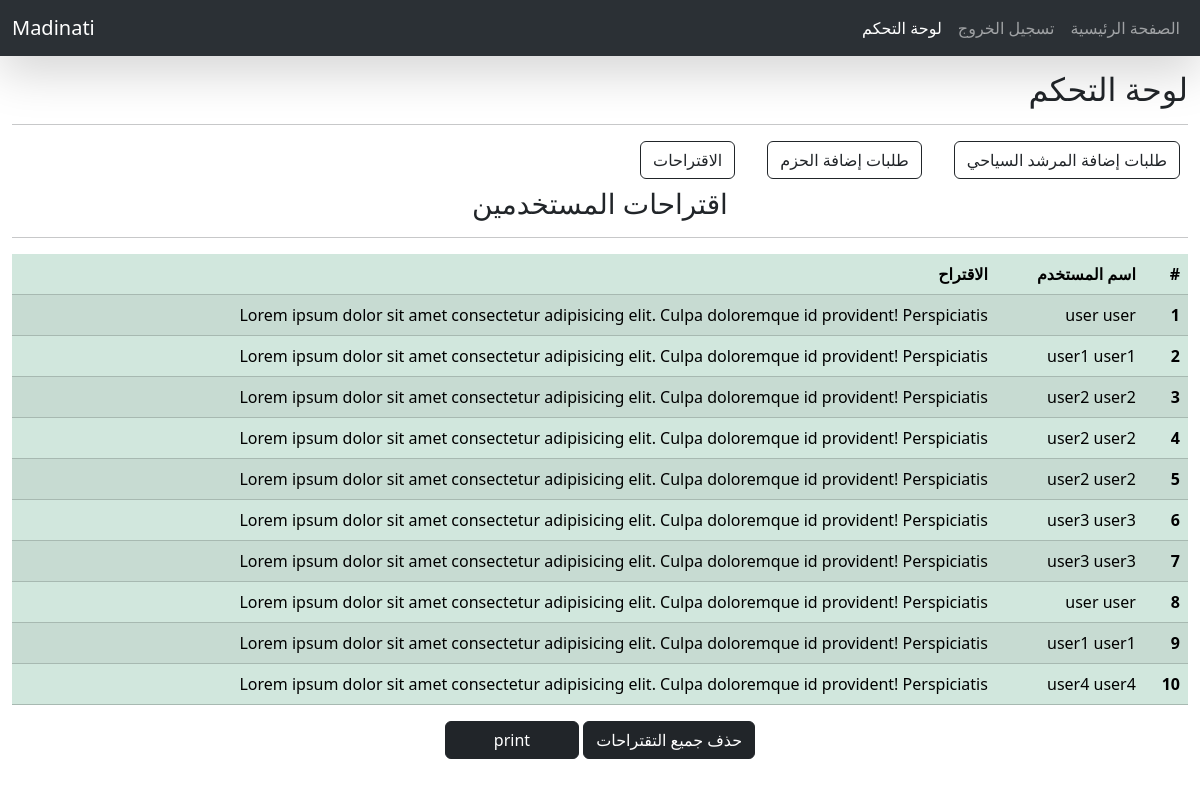
The page /admin/dashboard/feedbacks.php (signed in) on the database its author committed.
### tables this page shows
CREATE TABLE IF NOT EXISTS feedbacks (
	id_feedback int not null unique auto_increment,
    id_user int not null,
    feedback_text varchar(1000)not null,
    
    PRIMARY KEY (id_feedback),
    CONSTRAINT feedbacks_users_fk FOREIGN KEY (id_user) REFERENCES users (id_user) ON DELETE CASCADE
);

### includes/feedback-show.php (the view)
<div>
  <h3 class="text-center">اقتراحات المستخدمين</h3>
  <hr>
  <table class="table table-success table-striped" dir="rtl">
    <thead>
      <tr>
        <th scope="col">#</th>
        <th scope="col">اسم المستخدم</th>
        <th scope="col">الاقتراح</th>
      </tr>
    </thead>
    <tbody>
      <?php
      foreach ($feedbacks as $feedback) {
        echo '
        <tr>
        <th scope="row">' . $feedback['id_feedback'] . '</th>
        <td>' . $feedback['user_name'] . '</td>
        <td>' . $feedback['feedback_text'] . '</td>
      </tr>
        ';
      }
      ?>
    </tbody>
  </table>
  <div class="text-center my-2">
        <input type="button" class="btn btn-dark px-5" value="print" onclick="PrintDiv();" />
        <form class="d-inline-block"  action="feedbacks.php" method="POST">
            <button type="submit" name="submit-delete" class="btn btn-dark">حذف جميع التقتراحات</button>
        </form>
  </div>
</div>

### public/css/style.css (style rules this page uses)
* { margin: 0; padding: 0; }
.pt-7 { padding-top: 70px; }

### rows shown on the page
feedbacks: id_feedback "1", user_name "user user", feedback_text "Lorem ipsum dolor sit amet consectetur adipisicing elit. Culpa doloremque id provident! Perspiciatis"
feedbacks: id_feedback "2", user_name "user1 user1", feedback_text "Lorem ipsum dolor sit amet consectetur adipisicing elit. Culpa doloremque id provident! Perspiciatis"
feedbacks: id_feedback "3", user_name "user2 user2", feedback_text "Lorem ipsum dolor sit amet consectetur adipisicing elit. Culpa doloremque id provident! Perspiciatis"
feedbacks: id_feedback "4", user_name "user2 user2", feedback_text "Lorem ipsum dolor sit amet consectetur adipisicing elit. Culpa doloremque id provident! Perspiciatis"
feedbacks: id_feedback "5", user_name "user2 user2", feedback_text "Lorem ipsum dolor sit amet consectetur adipisicing elit. Culpa doloremque id provident! Perspiciatis"
feedbacks: id_feedback "6", user_name "user3 user3", feedback_text "Lorem ipsum dolor sit amet consectetur adipisicing elit. Culpa doloremque id provident! Perspiciatis"
feedbacks: id_feedback "7", user_name "user3 user3", feedback_text "Lorem ipsum dolor sit amet consectetur adipisicing elit. Culpa doloremque id provident! Perspiciatis"
feedbacks: id_feedback "8", user_name "user user", feedback_text "Lorem ipsum dolor sit amet consectetur adipisicing elit. Culpa doloremque id provident! Perspiciatis"
feedbacks: id_feedback "9", user_name "user1 user1", feedback_text "Lorem ipsum dolor sit amet consectetur adipisicing elit. Culpa doloremque id provident! Perspiciatis"
feedbacks: id_feedback "10", user_name "user4 user4", feedback_text "Lorem ipsum dolor sit amet consectetur adipisicing elit. Culpa doloremque id provident! Perspiciatis"
